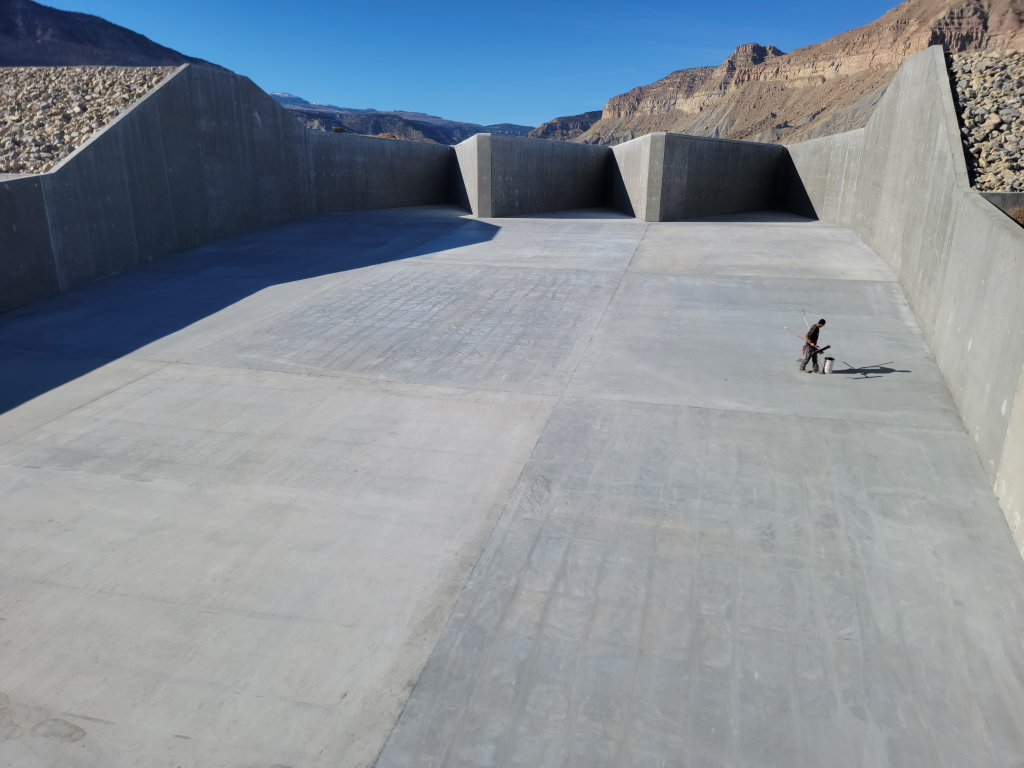
#> input picture content/media/20211112134227.jpeg, 2048 x 1536 px (shown at 1/2 size); its folder holds only this picture in this run
$ python optimize-images.py
#> lines starting #> are read from the running program, lines starting #| are printed output that depends on the picture
"""
Turn the photo library (content/media) into responsive WebP files for the site.

Usage (normally run for you by `npm run build` / `npm run dev`):
    python scripts/optimize-images.py [source-dir] [output-dir]

Defaults: source = content/media, output = .cache/images.
For every .jpg/.jpeg/.png/.webp/.heic photo it writes
    <output>/photos/<name>-<width>.webp   (640, 1024, 1600, 2048 — never upscaled)
and records size, available widths and average color in <output>/images.json.
<name> is the file name without its extension, lower-cased and slugified, so
"/media/Tank Pour.JPG" becomes "tank-pour".

It is incremental: photos whose content hasn't changed since the last run are
skipped, so only new uploads are processed. Photos that were removed from the
library are dropped from the manifest.

Requires Pillow (`pip install Pillow`). iPhone HEIC photos also need
`pip install pillow-heif` (or ffmpeg on the PATH as a fallback).
"""
import hashlib
import json
import os
import re
import subprocess
import sys
import tempfile

from PIL import Image, ImageOps

ROOT = os.path.dirname(os.path.dirname(os.path.abspath(__file__)))
WIDTHS = [640, 1024, 1600, 2048]
QUALITY = 70
EXTENSIONS = (".jpg", ".jpeg", ".png", ".webp", ".heic", ".heif")

try:
    import pillow_heif

    pillow_heif.register_heif_opener()
#> (this line was passed over: pillow_heif is not available in this run)
    HEIF = True
except ImportError:
    HEIF = False


def slug(name):
    return re.sub(r"[^a-z0-9]+", "-", os.path.splitext(name)[0].lower()).strip("-")


def file_hash(path):
#> called with path = 'content/media/20211112134227.jpeg'
    h = hashlib.sha1()
    with open(path, "rb") as f:
        for chunk in iter(lambda: f.read(1 << 20), b""):
            h.update(chunk)
    return h.hexdigest()[:16]


def open_image(path):
#> called with path = 'content/media/20211112134227.jpeg'
    if path.lower().endswith((".heic", ".heif")) and not HEIF:
        # Fallback: let ffmpeg decode HEIC to a temporary JPEG.
        tmp = os.path.join(tempfile.mkdtemp(), "frame.jpg")
        subprocess.run(["ffmpeg", "-v", "error", "-y", "-i", path, "-frames:v", "1", "-q:v", "2", tmp], check=True)
        return Image.open(tmp)
    return Image.open(path)
#> returned value is the input picture: PIL image 2048x1536 RGB; mean R, G, B 135.7, 144.3, 152.7


def main():
    src = os.path.abspath(sys.argv[1]) if len(sys.argv) > 1 else os.path.join(ROOT, "content", "media")
    out = os.path.abspath(sys.argv[2]) if len(sys.argv) > 2 else os.path.join(ROOT, ".cache", "images")
    photos = os.path.join(out, "photos")
    manifest_path = os.path.join(out, "images.json")
    os.makedirs(photos, exist_ok=True)

    manifest = {}
    if os.path.exists(manifest_path):
        with open(manifest_path, encoding="utf8") as f:
            manifest = json.load(f)

    files = sorted(f for f in os.listdir(src) if f.lower().endswith(EXTENSIONS)) if os.path.isdir(src) else []
    seen, processed, failed = set(), 0, []
    for fname in files:
        key = slug(fname)
        seen.add(key)
        path = os.path.join(src, fname)
        digest = file_hash(path)
        entry = manifest.get(key)
        if entry and entry.get("hash") == digest and all(
            os.path.exists(os.path.join(photos, f"{key}-{w}.webp")) for w in entry["widths"]
        ):
            continue
        try:
            im = ImageOps.exif_transpose(open_image(path)).convert("RGB")
        except Exception as e:  # unreadable or unsupported file — skip it, keep building
            failed.append(f"{fname}: {e}")
            continue
        w, h = im.size
#> w = 2048; h = 1536
        widths = sorted({min(t, w) for t in WIDTHS})
#> widths = [640, 1024, 1600, 2048]
        for tw in widths:
            im.resize((tw, round(h * tw / w)), Image.LANCZOS).save(
                os.path.join(photos, f"{key}-{tw}.webp"), "WEBP", quality=QUALITY, method=6
            )
#> this loop made 4 passes
#> pass 1, in main, `im.resize((tw, round(h * tw / w)), Image.LANCZOS).save( os.path.join(p..`:
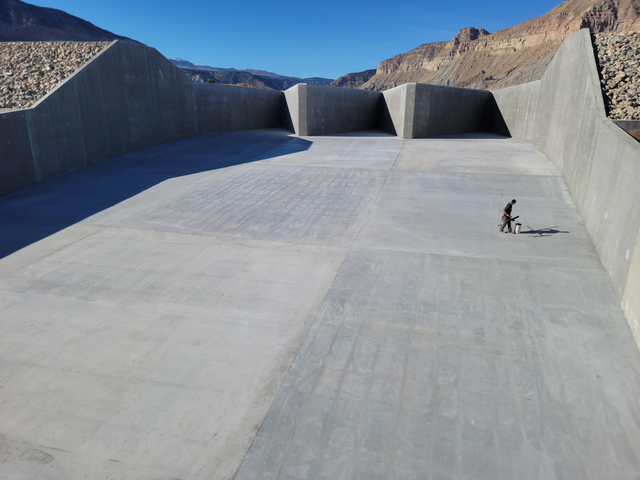
#> saved as 20211112134227-640.webp: PIL image 640x480 RGB; mean R, G, B 135.7, 144.3, 152.7
        r, g, b = im.resize((1, 1), Image.BOX).getpixel((0, 0))
#> r = 136; g = 144; b = 153
        top = widths[-1]
#> top = 2048
        manifest[key] = {
            "w": top,
            "h": round(h * top / w),
            "widths": widths,
            "color": f"#{r:02x}{g:02x}{b:02x}",
            "hash": digest,
        }
        processed += 1
        print(f"  optimized {fname} -> {key} {widths}")
#|   optimized 20211112134227.jpeg -> 20211112134227 [640, 1024, 1600, 2048]

    for key in [k for k in manifest if k not in seen]:
        for w in manifest[key]["widths"]:
            p = os.path.join(photos, f"{key}-{w}.webp")
            if os.path.exists(p):
                os.remove(p)
        del manifest[key]
#> this loop made 0 passes

    with open(manifest_path, "w", encoding="utf8") as f:
        json.dump(dict(sorted(manifest.items())), f, indent=2)
    print(f"Images: {len(manifest)} in library, {processed} optimized this run" + (f", {len(failed)} skipped" if failed else ""))
#| Images: 1 in library, 1 optimized this run
    for msg in failed:
        print(f"  WARNING could not read {msg}")


if __name__ == "__main__":
    main()

$ run again, on content/media/20230615162126.jpeg
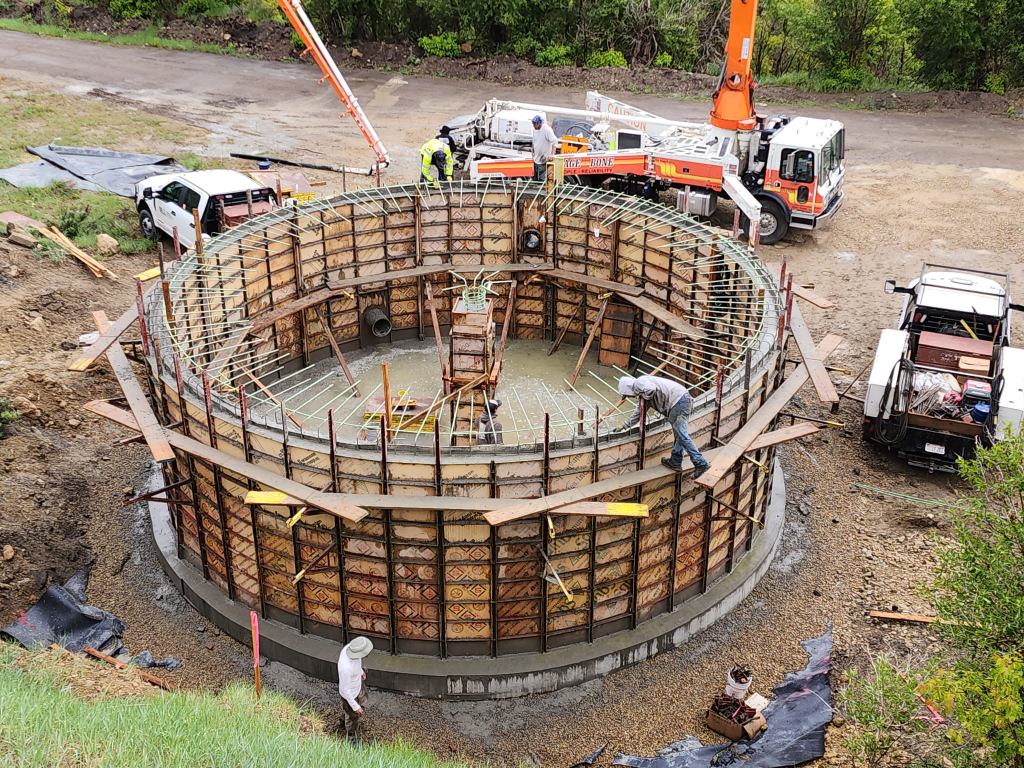
#> input picture content/media/20230615162126.jpeg, 2048 x 1536 px (shown at 1/2 size)
#> in open_image, returned value is the input picture: PIL image 2048x1536 RGB; mean R, G, B 139.2, 124.8, 105.4
#> the loop in main, `for tw in widths:` made 4 passes
#> pass 1, in main, `im.resize((tw, round(h * tw / w)), Image.LANCZOS).save( os.path.join(p..`:
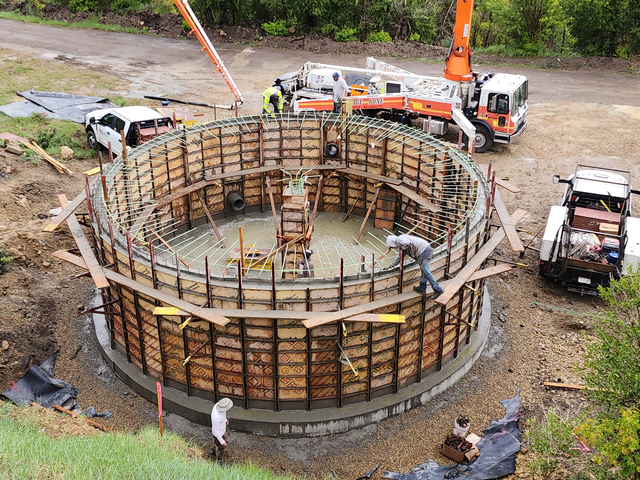
#> saved as 20230615162126-640.webp: PIL image 640x480 RGB; mean R, G, B 139.1, 124.8, 105.4
#> r = 139; g = 125; b = 105
#|   optimized 20230615162126.jpeg -> 20230615162126 [640, 1024, 1600, 2048]
#| Images: 1 in library, 1 optimized this run

$ run again, on content/media/20231106163015.jpeg
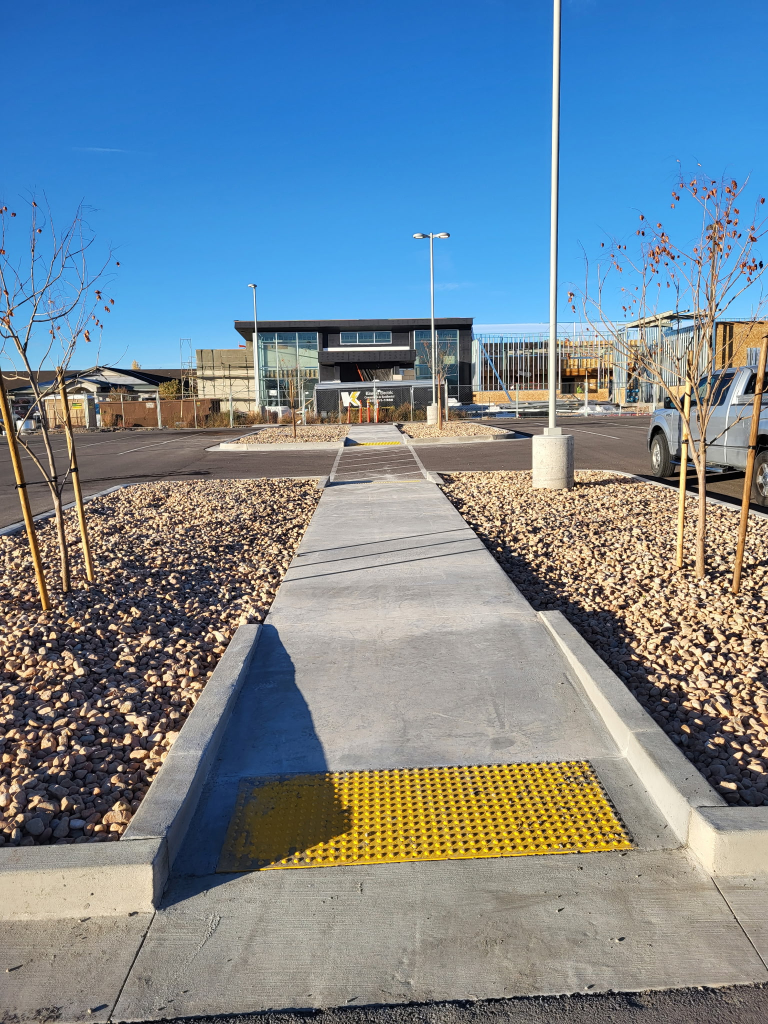
#> input picture content/media/20231106163015.jpeg, 1536 x 2048 px (shown at 1/2 size)
#> in open_image, returned value is the input picture: PIL image 1536x2048 RGB; mean R, G, B 116, 135.3, 149.5
#> the loop in main, `for tw in widths:` made 3 passes
#> pass 1, in main, `im.resize((tw, round(h * tw / w)), Image.LANCZOS).save( os.path.join(p..`:
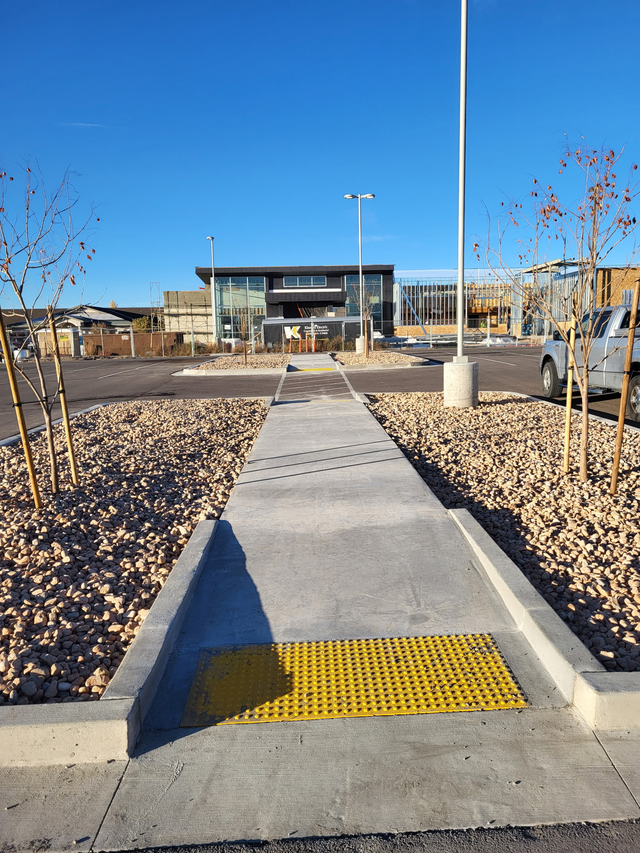
#> saved as 20231106163015-640.webp: PIL image 640x853 RGB; mean R, G, B 116, 135.2, 149.5
#> pass 2, in main, `im.resize((tw, round(h * tw / w)), Image.LANCZOS).save( os.path.join(p..`:
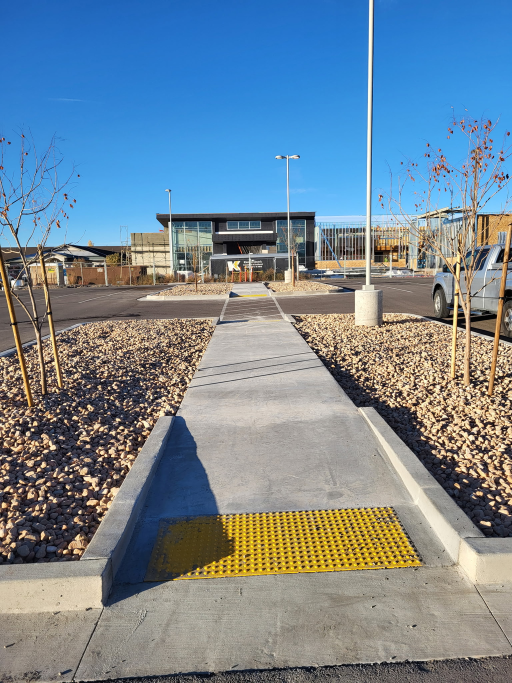
#> saved as 20231106163015-1024.webp: PIL image 1024x1365 RGB (shown at 1/2 size); mean R, G, B 116, 135.2, 149.5
#> r = 116; g = 135; b = 150
#|   optimized 20231106163015.jpeg -> 20231106163015 [640, 1024, 1536]
#| Images: 1 in library, 1 optimized this run

$ run again, on content/media/20211112142226.jpeg
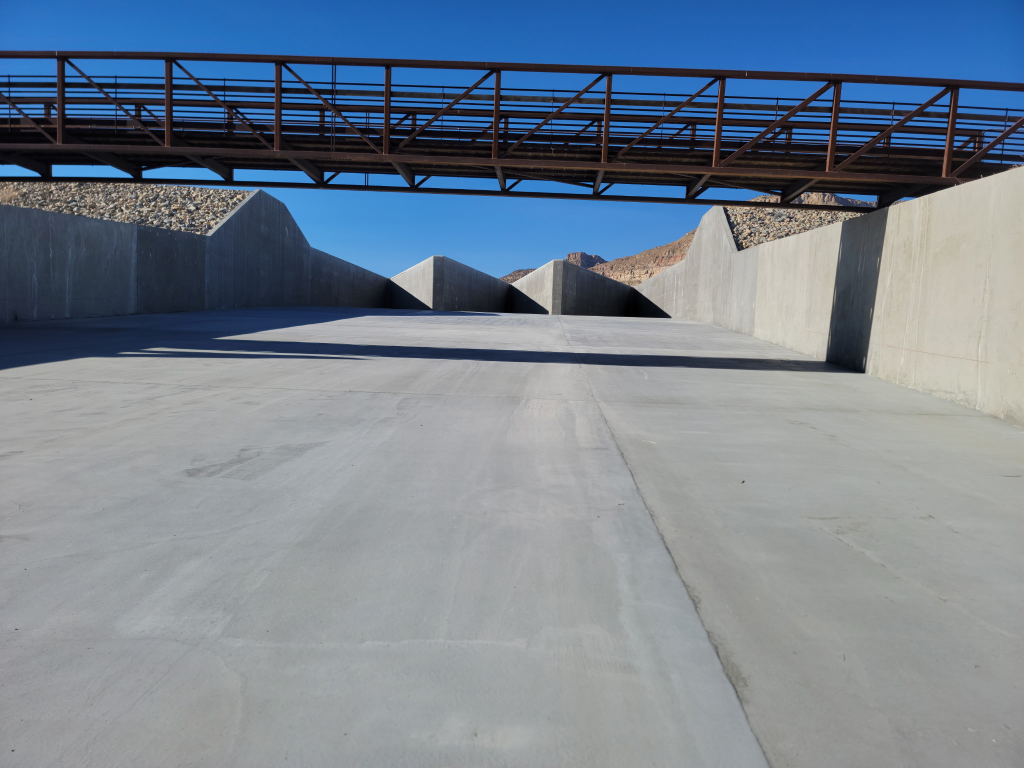
#> input picture content/media/20211112142226.jpeg, 2048 x 1536 px (shown at 1/2 size)
#> in open_image, returned value is the input picture: PIL image 2048x1536 RGB; mean R, G, B 118, 130.7, 144.8
#> the loop in main, `for tw in widths:` made 4 passes
#> pass 1, in main, `im.resize((tw, round(h * tw / w)), Image.LANCZOS).save( os.path.join(p..`:
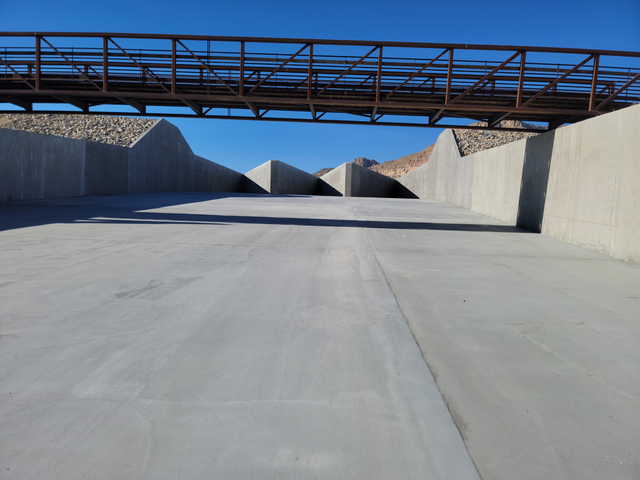
#> saved as 20211112142226-640.webp: PIL image 640x480 RGB; mean R, G, B 118, 130.7, 144.8
#> r = 118; g = 131; b = 145
#|   optimized 20211112142226.jpeg -> 20211112142226 [640, 1024, 1600, 2048]
#| Images: 1 in library, 1 optimized this run
